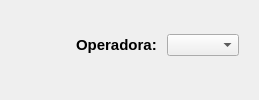
               <widget class="QWidget" name="pageCartao">
                <property name="sizePolicy">
                 <sizepolicy hsizetype="Expanding" vsizetype="Expanding">
                  <horstretch>0</horstretch>
                  <verstretch>0</verstretch>
                 </sizepolicy>
                </property>
                <layout class="QVBoxLayout" name="verticalLayout_16">
                 <item>
                  <widget class="QWidget" name="widget_3" native="true">
                   <layout class="QHBoxLayout" name="horizontalLayout_8">
                    <item>
                     <widget class="QLabel" name="label_7">
                      <property name="minimumSize">
                       <size>
                        <width>50</width>
                        <height>50</height>
                       </size>
                      </property>
                      <property name="maximumSize">
                       <size>
                        <width>50</width>
                        <height>50</height>
                       </size>
                      </property>
                      <property name="text">
                       <string/>
                      </property>
                      <property name="pixmap">
                       <pixmap resource="Resources.qrc">:/imagens/img/cartões-de-banco.png</pixmap>
                      </property>
                      <property name="scaledContents">
                       <bool>true</bool>
                      </property>
                      <property name="alignment">
                       <set>Qt::AlignLeading|Qt::AlignLeft|Qt::AlignVCenter</set>
                      </property>
                     </widget>
                    </item>
                    <item>
                     <widget class="QLabel" name="labelCartao">
                      <property name="sizePolicy">
                       <sizepolicy hsizetype="Preferred" vsizetype="Preferred">
                        <horstretch>0</horstretch>
                        <verstretch>0</verstretch>
                       </sizepolicy>
                      </property>
                      <property name="font">
                       <font>
                        <family>Arial</family>
                        <pointsize>11</pointsize>
                        <weight>75</weight>
                        <bold>true</bold>
                       </font>
                      </property>
                      <property name="text">
                       <string>Operadora: </string>
                      </property>
                     </widget>
                    </item>
                    <item>
                     <widget class="QComboBox" name="comboBoxCartao">
                      <property name="sizePolicy">
                       <sizepolicy hsizetype="Expanding" vsizetype="Fixed">
                        <horstretch>0</horstretch>
                        <verstretch>0</verstretch>
                       </sizepolicy>
                      </property>
                      <property name="maximumSize">
                       <size>
                        <width>16777214</width>
                        <height>16777215</height>
                       </size>
                      </property>
                      <property name="iconSize">
                       <size>
                        <width>16</width>
                        <height>16</height>
                       </size>
                      </property>
                     </widget>
                    </item>
                   </layout>
                  </widget>
                 </item>
                 <item>
                  <widget class="QStackedWidget" name="stackedWidgetCartao">
                   <widget class="QWidget" name="pageHomeCartao"/>
                   <widget class="QWidget" name="pageCielo"/>
                   <widget class="QWidget" name="pageStone"/>
                   <widget class="QWidget" name="pageRedecard"/>
                  </widget>
                 </item>
                </layout>
               </widget>
